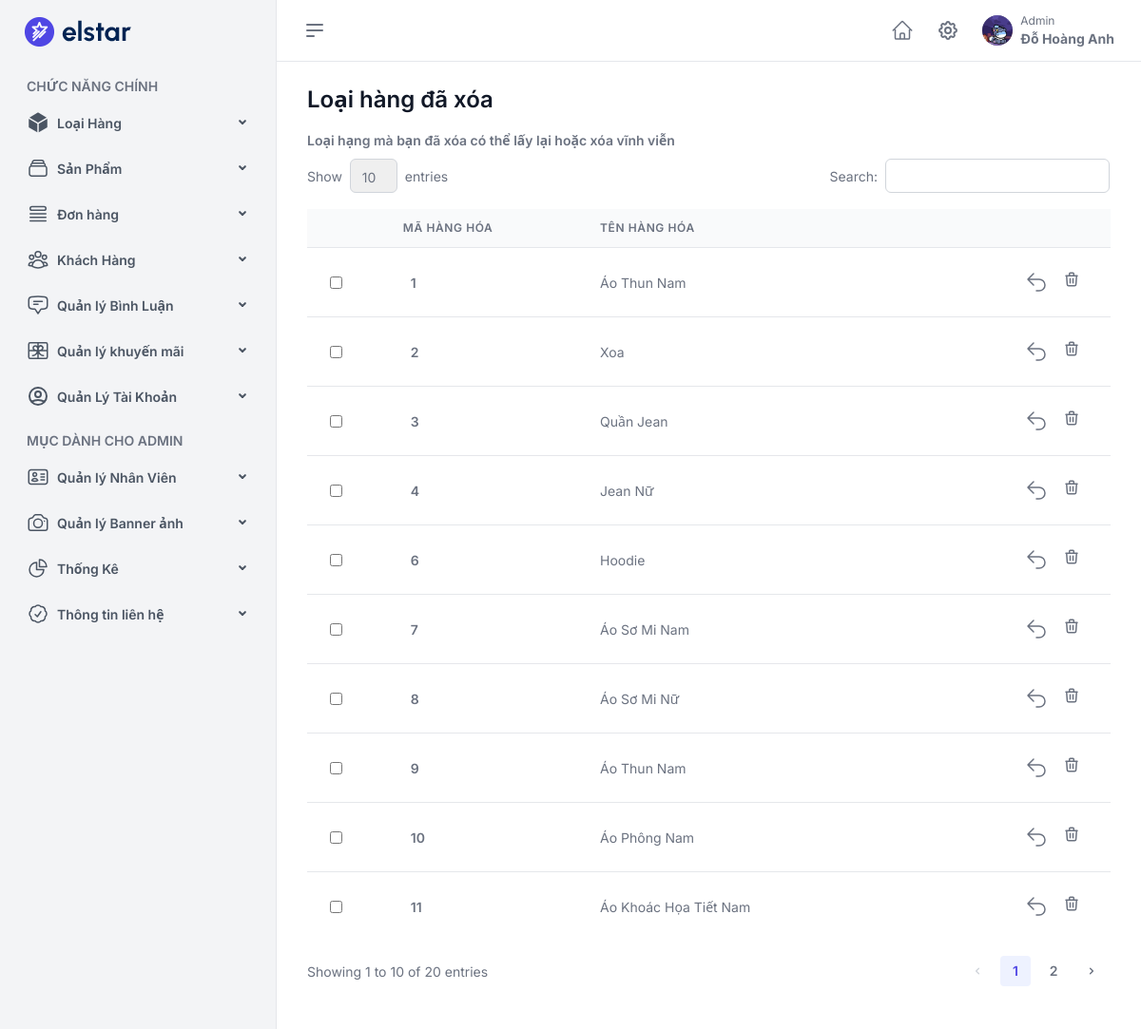
The page /admin/admin.php?act=softdell (signed in) on the database its author committed.
### tables this page shows
CREATE TABLE `loai_hang` (
  `ma_loai` int(11) NOT NULL,
  `ten_loai` varchar(50) DEFAULT NULL,
  `anh_loai` varchar(200) NOT NULL,
  `trang_thai` tinyint(2) DEFAULT 0
);

### module/loai.php (called while the page is built, shortened)
<?php
function loai_soft_delete_list(){
    $sql="SELECT * FROM loai_hang WHERE trang_thai=1";
    $list=pdo_query($sql);
    return $list;
}
?>

### module/PDO.php (called while the page is built, shortened)
<?php
function pdo_query($sql){
    $sql_args = array_slice(func_get_args(),1);
    try{
        $stmt = $GLOBALS['PDO']->prepare($sql);
        $stmt->execute($sql_args);
        return $stmt->fetchAll(PDO::FETCH_ASSOC);
    }
    catch(PDOException $e){
        echo $e->getMessage();
        return false;
    }
    finally{
        unset($stmt);
    }
}
?>

### admin/loaihang/listsdell.php (the view, shortened to what this page needs)
<?php
extract($data);
?>
<div class="h-full flex flex-auto flex-col justify-between">
							<main class="h-full">
								<div class="page-container relative h-full flex flex-auto flex-col px-4 sm:px-6 md:px-8 py-4 sm:py-6">
                                    <div class="container mx-auto">
                                        <div class="card adaptable-card">
                                            <div class="card-body">
                                                <div class="lg:flex items-center justify-between mb-4">
                                                    <h3 class="mb-4 lg:mb-0">Loại hàng đã xóa</h3>
                                                </div>
                                                <label class="form-label mb-2">Loại hạng mà bạn đã xóa có thể lấy lại hoặc xóa vĩnh viễn</label>
                                                <div class="overflow-x-auto">
                                                    <table id="product-list-data-table" class="table-default table-hover data-table">
                                                        <thead>
                                                            <tr>
                                                                <th></th>
                                                                <th>Mã hàng hóa</th>
                                                                <th>Tên Hàng Hóa</th>
                                                                <th></th>
                                                            </tr>
                                                        </thead>
                                                        <tbody>
                                                               <?php
                                                               extract($data);
                                                            foreach ($data as $list){
                                                                extract($list);
                                                                ?>
                                                                <tr>
                                                                    <td>
                                                                    <div class="flex items-center">
                                                                        <input type="checkbox" name="chon[]" value="<?php echo $ma_loai ?>">
                                                                    </div>
                                                                    </td>
                                                                <td>
                                                                    <div class="flex items-center">
                                                                        <span class="ml-2 rtl:mr-2 font-semibold"><?php  echo $ma_loai ?></span>
                                                                    </div>
                                                                </td>
                                                                <td>
                                                                    <span class="capitalize"><?php  echo $ten_loai ?></span>
                                                                </td>
                                                                <td>
                                                                    <div class="flex justify-end text-lg">
                                                                        <span class="cursor-pointer p-2 hover:text-indigo-600">
                                                                        <a href="admin.php?act=recoverdm&ma_loai=<?php echo $ma_loai ?>">
                                                                        <svg xmlns="http://www.w3.org/2000/svg" fill="none" viewBox="0 0 24 24" stroke-width="1.5" stroke="currentColor"  aria-hidden="true" class="w-6 h-6">
                                                                            <path stroke-linecap="round" stroke-linejoin="round" d="M9 15L3 9m0 0l6-6M3 9h12a6 6 0 010 12h-3"></path>
                                                                        </svg>
                                                                        </a>
                                                                        </span>
                                                                        <span class="cursor-pointer p-2 hover:text-red-500">
                                                                            <a href="admin.php?act=deldm&ma_loai=<?php echo $ma_loai ?>" onclick="return confirmDelete()">
                                                                            </a>
                                                                        </span>
                                                                    </div>
                                                                </td>
                                                                </tr>
                                                                <?php
                                                            }
                                                               ?>
                                                        </tbody>
                            </table>
                            <br>
							</main>

### rows shown on the page
loai_hang: ma_loai "1", ten_loai "Áo Thun Nam"
loai_hang: ma_loai "2", ten_loai "Xoa"
loai_hang: ma_loai "3", ten_loai "Quần Jean"
loai_hang: ma_loai "4", ten_loai "Jean Nữ"
loai_hang: ma_loai "6", ten_loai "Hoodie"
loai_hang: ma_loai "7", ten_loai "Áo Sơ Mi Nam"
loai_hang: ma_loai "8", ten_loai "Áo Sơ Mi Nữ"
loai_hang: ma_loai "9", ten_loai "Áo Thun Nam"
loai_hang: ma_loai "10", ten_loai "Áo Phông Nam"
loai_hang: ma_loai "11", ten_loai "Áo Khoác Họa Tiết Nam"

### other values the page prints
$quyen "Admin"
$ten_nhan_vien "Đỗ Hoàng Anh"
